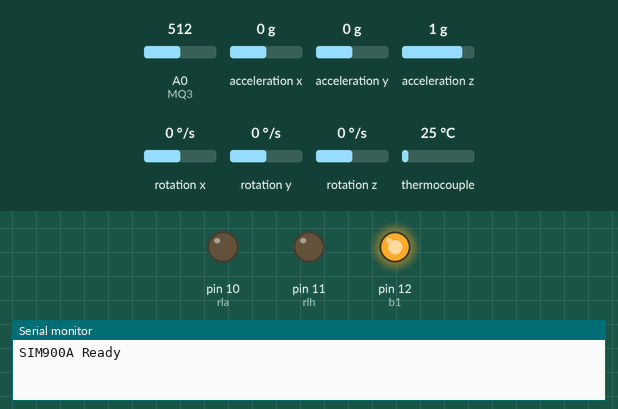
The sketch below on a simulated Arduino Uno, built with avr-gcc and run on an emulated ATmega328P. On the bench: output pins drawn as LEDs (lit = HIGH), the last lines printed to the serial monitor. Wiring (inferred from the names in the program): MPU-6050 motion sensor at I2C address 0x68. Inputs (shaded band) come from the test bench; at power-on: rotation x 0 °/s, thermocouple 25 °C, A0 (MQ3) = 512, acceleration x 0 g, acceleration y 0 g, acceleration z 1 g, rotation y 0 °/s, rotation z 0 °/s. The modem accepts every AT command (registered, SIM ready, sends succeed) and sends nothing else.

Above: at 1.3 s.
1.4 s: rotation x set to 47 °/s
2.9 s: rotation x set to 55 °/s
At 4.1 s:
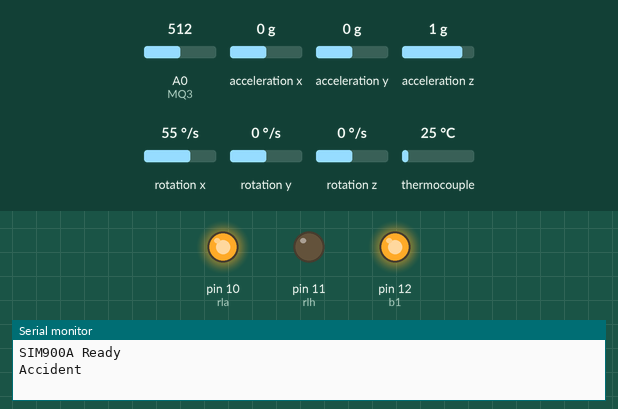
4.4 s: thermocouple set to 47 °C
7.2 s: thermocouple set to 55 °C
At 10.0 s:
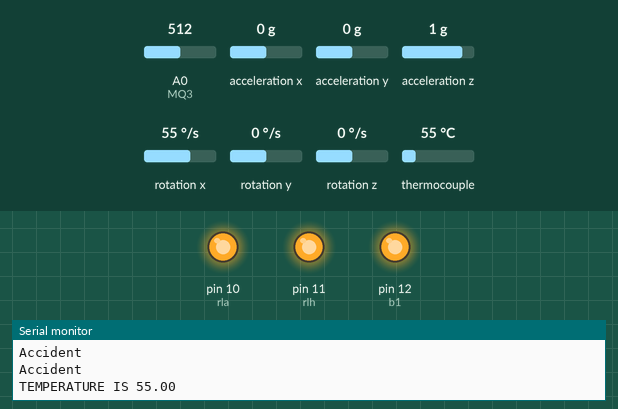
10.2 s: rotation x set to -192 °/s
At 12.8 s:
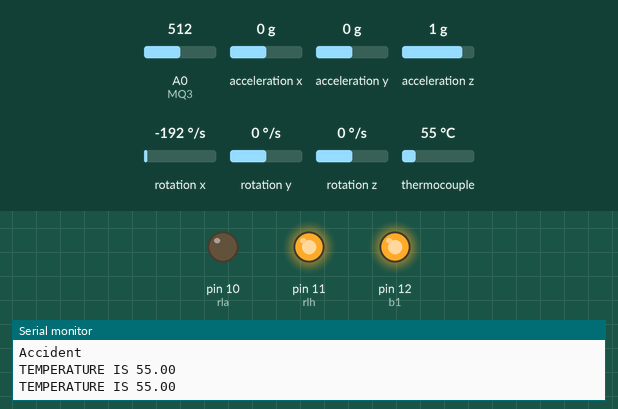
13.2 s: A0 (MQ3) set to 552
14.7 s: A0 (MQ3) set to 570
Timing chart, 0 to 17.7 s (numbered marks = the images above; inputs shaded):
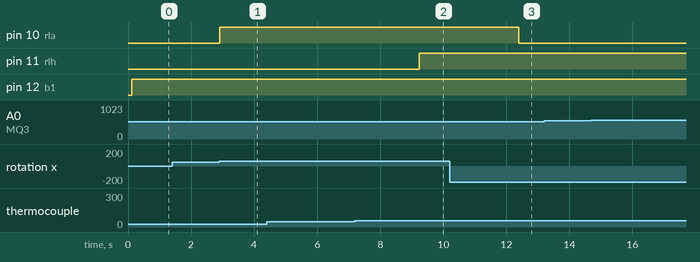

The sketch:

final_sketch.ino
```cpp
#include <Wire.h>
#include "max6675.h"
#include <SoftwareSerial.h>
#include <TinyGPS++.h>
#include <SoftwareSerial.h>

SoftwareSerial SIM900A(3,4);

// FOR MPU //
const int MPU = 0x68; // MPU6050 I2C address
float AccY;
float GyroX, GyroY, GyroZ;
float accAngleX, accAngleY, gyroAngleX, gyroAngleY, gyroAngleZ;
float elapsedTime, currentTime, previousTime;
int flag = 1;
float first_X;
float first_Y ;
float first_Z;
float VelY = 0;
float currAccel;
float prevAccel = 0;
bool accident;

// FOR THERMOCOUPLE //
int thermoDO = 7;
int thermoCS = 5;
int thermoCLK = 8;
float temp ;
MAX6675 thermocouple(thermoCLK, thermoCS, thermoDO);

//FOR MQ3 //
#define MQ3 0
float initial = 0 ;
float sensorValue;

// LED
int rla = 10;
int rlh = 11;
int b1 = 12;
int b2 = 13;


void setup() {

  // ===== MPU INITIALIZATIONS ===== //
  Serial.begin(19200);
  Wire.begin();                      // Initialize comunication
  Wire.beginTransmission(MPU);       // Start communication with MPU6050 // MPU=0x68
  Wire.write(0x6B);                  // Talk to the register 6B
  Wire.write(0x00);                  // Make reset - place a 0 into the 6B register
  Wire.endTransmission(true);        //end the transmission
  delay(20);

  accident = false;


 // ======== MQ3 INITIALIZation ======
 initial = analogRead(MQ3);

 //GSM
  SIM900A.begin(9600);   // Setting the baud rate of GSM Module
  //Serial.begin(9600);    // Setting the baud rate of Serial Monitor (Arduino)
  Serial.println ("SIM900A Ready");
  delay(100);

  // LED
  pinMode(rla, OUTPUT);
  pinMode(rlh, OUTPUT);
  pinMode(b1, OUTPUT);
  pinMode(b2, INPUT);
}

 void Accident()
{

  SIM900A.println("AT+CMGF=1");    //Sets the GSM Module in Text Mode
  delay(1000);
  //Serial.println ("Set SMS Number");
  SIM900A.println("AT+CMGS=\"+919643483623\"\r"); //Mobile phone number to send message
  delay(1000);
  //Serial.println ("Set SMS Content");
  SIM900A.println("Accident Detected!!!");// Messsage content
  delay(100);

  SIM900A.println((char)26);// ASCII code of CTRL+Z
  delay(1000);

}

void Heat()
{

  SIM900A.println("AT+CMGF=1");    //Sets the GSM Module in Text Mode
  delay(1000);
  //Serial.println ("Set SMS Number");
  SIM900A.println("AT+CMGS=\"+919643483623\"\r"); //Mobile phone number to send message
  delay(1000);
  //Serial.println ("Set SMS Content");
  SIM900A.println("Engine Overheat!!!");// Messsage content
  delay(100);

  SIM900A.println((char)26);// ASCII code of CTRL+Z
  delay(1000);

}

void Daru()
{

  SIM900A.println("AT+CMGF=1");    //Sets the GSM Module in Text Mode
  delay(1000);
  //Serial.println ("Set SMS Number");
  SIM900A.println("AT+CMGS=\"+919643483623\"\r"); //Mobile phone number to send message
  delay(1000);
  //Serial.println ("Set SMS Content");
  SIM900A.println("Driver is Drunk!");// Messsage content
  delay(100);

  SIM900A.println((char)26);// ASCII code of CTRL+Z
  delay(1000);

}


void loop() {

  // === Read acceleromter data === //
  digitalWrite(rla, LOW);
  digitalWrite(rlh, LOW);
  digitalWrite(b1, HIGH);
  int counter;
  //int button = digitalRead(b2);
  //Serial.println(button);
  Wire.beginTransmission(MPU);
  Wire.write(0x3B); // Start with register 0x3B (ACCEL_XOUT_H)
  Wire.endTransmission(false);
  Wire.requestFrom(MPU, 6, true); // Read 6 registers total, each axis value is stored in 2 registers
  AccY = (Wire.read() << 8 | Wire.read()) / 16384.0; // Y-axis value
  previousTime = currentTime;        // Previous time is stored before the actual time read
  currentTime = millis();            // Current time actual time read
  elapsedTime = (currentTime - previousTime) / 1000; // Divide by 1000 to get seconds
  Wire.beginTransmission(MPU);
  Wire.write(0x43); // Gyro data first register address 0x43
  Wire.endTransmission(false);
  Wire.requestFrom(MPU, 6, true); // Read 4 registers total, each axis value is stored in 2 registers
  GyroX = (Wire.read() << 8 | Wire.read()) / 131.0; // For a 250deg/s range we have to divide first the raw value by 131.0, according to the datasheet
  GyroY = (Wire.read() << 8 | Wire.read()) / 131.0;
  GyroZ = (Wire.read() << 8 | Wire.read()) / 131.0;
  // Correct the outputs with the calculated error values
  GyroX = GyroX + 0.56; // GyroErrorX ~(-0.56)
  GyroY = GyroY - 2; // GyroErrorY ~(2)
  GyroZ = GyroZ + 0.79; // GyroErrorZ ~ (-0.8)


// BUILDUNG THE ACCIDENT LOGIC //
     if (flag == 1){
     first_X = GyroX;
     first_Y = GyroY;
     first_Z = GyroZ;
     } flag ++;

  if (GyroX - first_X > 50.0){
    accident = true;
  } if (GyroY - first_Y > 50.0){
    accident = true;
    } if (GyroZ - first_Z> 50.0){
      accident = true;
  }
  if (accident == true){
    Serial.println("Accident");
    digitalWrite(rla, HIGH);
    Accident();
    // for(int i = 0; i <= 10 ; i++){
    //   delay(1000);
    //   counter ++;
     // if(button == 1){
        //Serial.println("false alarm");
       // break;
    } else{
      digitalWrite(rla, LOW);

   // digitalWrite(acc, HIGH);
  }
 accident = false;

// THERMOCOUPLE //
  temp = thermocouple.readCelsius();
  //delay(2500);
  if(temp > 50){
    Serial.print("TEMPERATURE IS ");
    Serial.println(temp);
    digitalWrite(rlh, HIGH);
    Heat();
    //digitalWrite(heat, HIGH);
  }
// MQ3 //
  sensorValue = analogRead(MQ3);
    if (sensorValue - initial > 50) {
    Serial.println("DRIVER IS DRUNK");
    Daru();
   // digitalWrite(daru, HIGH);
  }

}
 // ADD SOS BUTTON, FALSE ALERT, LED,
```

Measured:
- the behaviour switches between 50 and 51 °/s on rotation x (found by bisection; images 0 and 1)
- the behaviour switches between 50 and 51 °C on thermocouple (found by bisection; images 1 and 2)
- after the input at 1.4 s, every drawn part: stays the same
- after the input at 2.9 s, pin 10 (rla): LOW → HIGH at once
- after the input at 7.2 s, pin 11 (rlh): LOW → HIGH after 2.0 s
- after the input at 10.2 s, pin 10 (rla): HIGH → LOW after 2.2 s; pin 11 (rlh): stays HIGH (without the input it goes to LOW after 2.2 s)
- after the input at 13.2 s, every drawn part: stays the same
